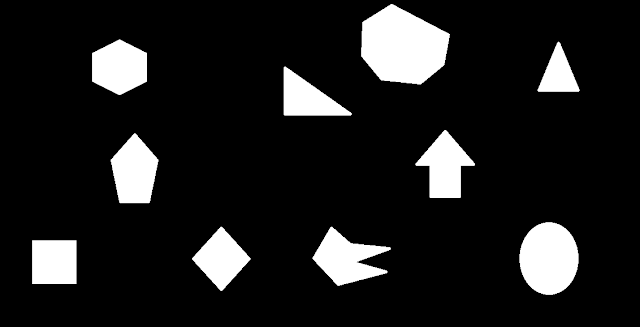
#> input picture imagens/formatos.png, 640 x 327 px, found by its file name
$ python 4.6.1.py
#> lines starting #> are read from the running program, lines starting #| are printed output that depends on the picture; after the words box and inside, x2 and y2 are one past the last pixel; in counts of white or black regions, pixels touching at a corner belong together
import cv2 as cv
import numpy as np

img = cv.imread('imagens/formatos.png')
#> img is the input picture: shape (327, 640, 3); min 0, max 255, mean 30

gray = cv.cvtColor(img, cv.COLOR_BGR2GRAY)
_, thresh = cv.threshold(gray, 127, 255, cv.THRESH_BINARY)
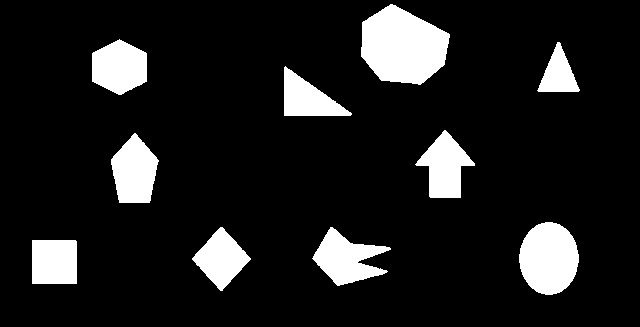
#> thresh: shape (327, 640); 11.8% white; 10 white regions
contours, hierarquia = cv.findContours(thresh, cv.RETR_EXTERNAL, cv.CHAIN_APPROX_SIMPLE)
#> contours = 10 contours; largest, box (x1, y1, x2, y2) and area: (361, 4, 450, 85) 5054, (519, 222, 579, 295) 3298, (312, 227, 391, 286) 2286, (111, 133, 159, 203) 2274, (92, 39, 147, 95) 2246

for contour in contours:
    epsilon = 0.02 * cv.arcLength(contour, True)
    aproximacao = cv.approxPolyDP(contour, epsilon, True)

    if cv.isContourConvex(aproximacao):
        cv.drawContours(img, [aproximacao], 0, (0,255,0), 2)
    else: cv.drawContours(img, [aproximacao], 0, (0,0,255), 2)

    vertice = len(aproximacao)
    if len(aproximacao) == 3:
        cv.drawContours(img, [contour], -1, (0, 255, 0), 3)  # Triângulo em verde
        cv.putText(img, 'Triangulo', tuple(aproximacao[0][0]), cv.FONT_HERSHEY_SIMPLEX, 0.5, (255, 255, 255), 2, cv.LINE_AA)

    elif len(aproximacao) == 4:
        cv.drawContours(img, [contour], -1, (0, 255, 0), 3)  # Quadrilátero em verde
        cv.putText(img, 'Quadrilatero', tuple(aproximacao[0][0]), cv.FONT_HERSHEY_SIMPLEX, 0.5, (255, 255, 255), 2, cv.LINE_AA)
#> this loop made 10 passes
#> (epsilon, vertice) on passes 2, 4, 5, 6, 9, 10: (5.5, 7), (4.35, 8), (3.91, 5), (4.31, 7), (3.73, 6), (5.57, 7)
#> (epsilon, aproximacao, vertice) on passes 1, 3, 7, 8: (3.47, [[32, 240], [32, 283], [76, 283], [75, 240]], 4), (3.55, [[220, 227], [192, 259], [222, 290], [250, 258]], 4), (4.08, [[284, 67], [284, 115], [351, 114]], 3), (3.15, [[557, 42], [537, 90], [578, 91]], 3)
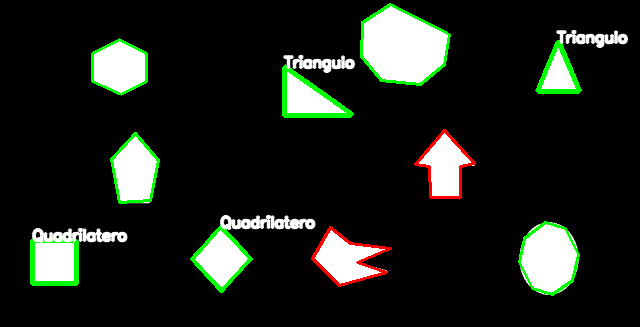
#> img: shape (327, 640, 3); 5.11% of pixels changed, all inside (x1, y1, x2, y2) = (30, 3, 629, 296)


cv.imshow('Result', img)
cv.waitKey(0)
cv.destroyAllWindows()
